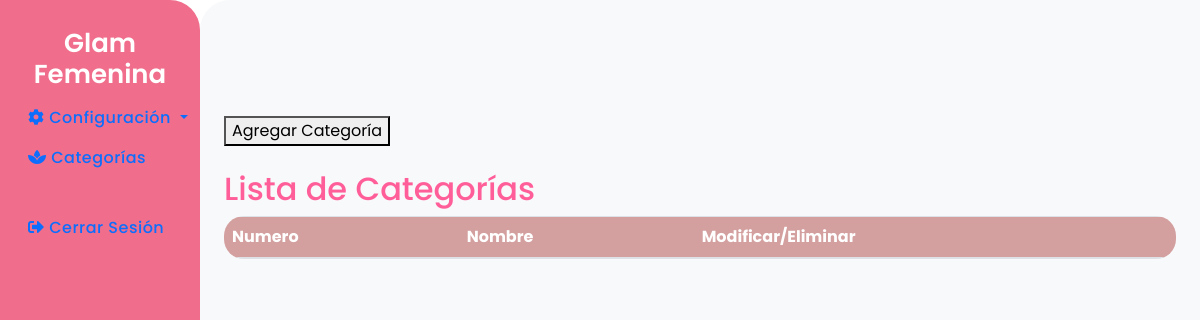
/crear_categoria/, run on an earlier commit of the app's database.
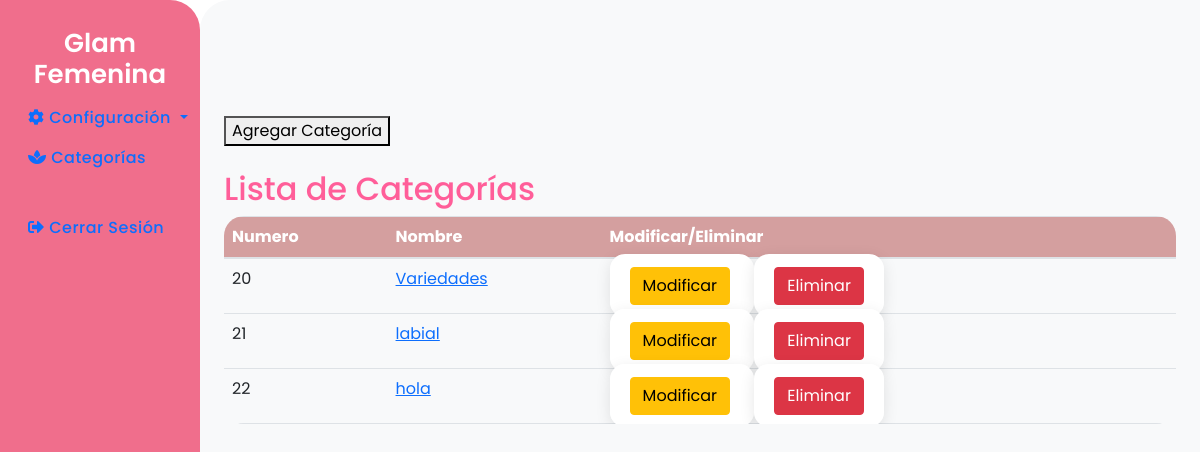
And on a later commit of the database.
### Inventario/models.py (models this page shows, shortened)
class Categoria(models.Model):
    id_categoria = models.AutoField(primary_key = True)
    nombre = models.CharField(max_length = 100)

### Inventario/views.py (the view)
# urls.py: path('crear_categoria/',views.crear_categoria,name='crear_categoria'),
def crear_categoria(request):
    if request.method == 'POST':
        nombre = request.POST.get('nombre')
        nueva_categoria = Categoria(nombre=nombre)
        nueva_categoria.save()
        return redirect('categorias')
    categorias = Categoria.objects.all()
    return render(request,'categorias.html',{'categorias':categorias})

### Inventario/templates/categorias.html (shortened to what this page needs)
{% load static %}
<!DOCTYPE html>
<html lang="es">
<head>
    <link rel="stylesheet" href="{% static 'Inventario/styles.css' %}">
    <link href="{% static 'Inventario/menu.css' %}" rel="stylesheet">
    <link rel="stylesheet" href="https://stackpath.bootstrapcdn.com/bootstrap/4.5.2/css/bootstrap.min.css">
    <link rel="stylesheet" href="https://cdnjs.cloudflare.com/ajax/libs/bootstrap/5.1.3/css/bootstrap.min.css">
    <link rel="stylesheet" href="https://cdnjs.cloudflare.com/ajax/libs/font-awesome/5.15.3/css/all.min.css">
</head>
<body>
    <div class="container-fluid">
        <div class="row">
            <nav class="col-md-2 bg-pink sidebar d-none d-md-block" id="sidebar">
                <div class="sidebar-sticky">
                    <h2 class="text-white text-center my-2">Glam Femenina</h2>
                    <ul class="nav flex-column">
                        <li class="nav-item dropdown">
                            <a class="nav-link dropdown-toggle" href="#" id="configDropdown" role="button" data-toggle="collapse" data-target="#configSubmenu" aria-expanded="false" aria-controls="configSubmenu">
                                <i class="fas fa-cog"></i> Configuración
                            </a>
                        </li>
                        <li class="nav-item"><a class="nav-link" href="{% url 'categorias' %}"><i class="fas fa-spa"></i> Categorías</a></li>
                        <li class="nav-item logout-link"><a class="nav-link" href="{% url 'login' %}"><i class="fas fa-sign-out-alt"></i> Cerrar Sesión</a></li>
                    </ul>
                </div>
            </nav>
            <main role="main" class="col-md-9 ml-sm-auto col-lg-10 px-4" id="mainContent">
                <br><br><br><br>
                <button type="button" class="add-button" data-bs-toggle="modal" data-bs-target="#crearCategoriaModal">Agregar Categoría</button>
                <br><br>
                <h2>Lista de Categorías</h2>
                <table class="table">
                    <thead>
                        <tr>
                            <th scope="col">Numero</th>
                            <th scope="col">Nombre</th>
                            <th scope="col">Modificar/Eliminar</th>
                        </tr>
                    </thead>
                    <tbody>
                        {% for categoria in categorias %}
                            <tr>
                                <td>{{ categoria.id_categoria }}</td>
                                <td>
                                    <a href="{% url 'detalle_categoria' categoria.id_categoria %}">{{ categoria.nombre }}</a>
                                </td>
                                <td>
                                    <form method="POST" action="{% url 'modificar_categoria' categoria.id_categoria %}" style="display:inline;">
                                        <button type="submit" class="btn btn-warning">Modificar</button>
                                    </form>
                                    <form method="POST" action="{% url 'eliminar_categoria' categoria.id_categoria %}" style="display:inline;">
                                        <button type="submit" class="btn btn-danger">Eliminar</button>
                                    </form>
                                </td>
                            </tr>
                        {% endfor %}
                    </tbody>
                </table>
            </main>
        </div>
    </div>
</body>
</html>

### Inventario/static/Inventario/styles.css (style rules this page uses)
body { font-family: 'Poppins', sans-serif; background-color: #ffe6f0; text-align: center; margin: 0; padding: 0; }
h2 { color: #ff5e99; font-size: 2em; margin-bottom: 20px; }

### Inventario/static/Inventario/menu.css (style rules this page uses)
.bg-pink { background-color: #f06e8c; }
.sidebar { height: 100vh; padding-top: 20px; border-top-right-radius: 30px; border-bottom-right-radius: 30px; font-family: 'Poppins', sans-serif; display: flex; flex-direction: column; }
.sidebar h2 { font-size: 26px; font-weight: 600; color: #ffffff; }
.nav-link { color: #ffffff; font-size: 16px; font-weight: 500; letter-spacing: 0.5px; transition: color 0.3s, transform 0.2s; }
main { height: calc(100vh - 60px); border-top-left-radius: 30px; border-bottom-left-radius: 30px; background-color: #f8f9fa; padding: 20px; font-family: 'Poppins', sans-serif; position: relative; }
.table { border-radius: 20px; overflow: hidden; }
.table thead { background-color: #d49f9f; color: #fff; font-weight: 600; }
.logout-link { margin-top: auto; padding-top: 30px; padding-bottom: 30px; }
form { background-color: #ffffff; border-radius: 15px; box-shadow: 0 4px 15px rgba(0, 0, 0, 0.1); padding: 20px; margin: 20px 0; }
form button { background-color: #f06e8c; color: white; border: none; padding: 10px 20px; border-radius: 5px; cursor: pointer; font-size: 16px; transition: background-color 0.3s; }

What changed in the data, as far as the page shows it:
added Categoria: id_categoria "20", nombre "Variedades"
added Categoria: id_categoria "21", nombre "labial"
added Categoria: id_categoria "22", nombre "hola"
